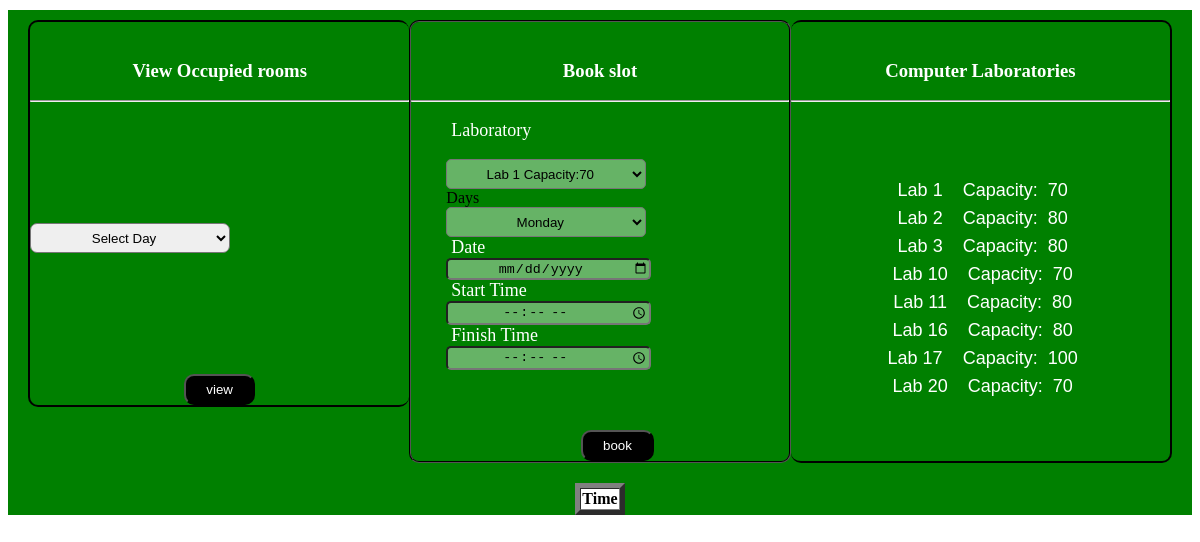
/student/bookSlot.php, run on the app's committed database.
### tables this page shows
CREATE TABLE `lab_room` (
  `room_id` int(11) NOT NULL,
  `capacity` int(11) NOT NULL,
  `labName` varchar(10) DEFAULT NULL
);

### student/bookSlot.php (the view, shortened to what this page needs)
<?php
require_once "../connect.php";
?>
<!DOCTYPE html>
<html lang="en">
<head>
</head>
<body>
    <div class="slotsMain">
        <div class="slots-form">
        <form action="" method="post">
             <div class="view--rooms">
                        <div class="header"><h3>View Occupied rooms</h3>
                        <hr>
                    </div>
                        <div class="days">
                               <select name="days" id="days">
                               <option value="">Select Day</option>
                               </select>
                      </div>
                           <div class="bookBtn">
                            <button type="submit" name="view">view</button>
                          </div>
                          </div>
    </form>
    <form action="" method="post">
            <div class="book--slot">
                             <div class="header">
                             <h3>Book slot</h3>
                      <hr>
                             </div>
                      <div class="slots">
                             <div class="room">
                                   <p> Laboratory</p>
                                    <select name="room" class="lab_room" id="">
                                    <?php
                                    $sql=("SELECT labName, capacity FROM lab_room");
                                    $dep= mysqli_query($conn,$sql);
                                    while($dp=mysqli_fetch_array($dep)){
                                        $dp_id=$dp[0];
                                        echo "<option value='$dp_id'>".$dp[0]." "."Capacity:".$dp[1]."</option>";
                                        }
                                        ?>
                                    </select>
                                    </div>
                                    <div class="days"> Days<br>
                               <select name="days" id="days">
                                   <option value="Monday">Monday</option>
                               </select>
                           </div>
                         <div class="name content">
                            <label for="date">Date</label><br>
                                <input type="date" name="date" id="date" required>
                            </div>
                          <div class="name content">
                            <label for="start_time">Start Time</label><br>
                                <input type="time" name="start_time" id="start_time" required>
                            </div>
                            <div class="name content">
                                <label for="finish_time">Finish Time</label><br>
                                <input type="time" name="finish_time" id="finish_time" required>
                            </div>
                <div class="bookBtn">
                    <button type="submit" name="book">book</button>
                </div>
                </div>
             </div>
            </form>
            <div class="available-rooms">
                <div class="header">
                    <h3>Computer Laboratories</h3>
                    <hr>
                </div>
                <div class="rooms">
                  <?php
$sql= "SELECT * FROM lab_room";
$result= mysqli_query($conn,$sql);
if(mysqli_num_rows($result)>0){
    while($row = mysqli_fetch_assoc($result)){
        ?>
 <div class="">
    <input type="text" name="labName" disabled value="<?php echo "  ".$row['labName']."   "." Capacity:  ".$row['capacity']; ?>" id="programID" >
</div>
        <?php
    }
}
                  ?>
            </div>
            </div>
            </div>
<div class="occcupied">
<table border="5" bgcolor="white" cellspacing="0" align="center">
        <tr>
            <th>Time</th>
        </tr>
</table>
</div>
</div>
</body>
</html>

### student/bookSlot.php (style rules this page uses)
.slotsMain { background-color: green; }
.slots-form { margin: 10px; background-color: green; display: grid; grid-template-columns: 1fr 1fr 1fr; padding: 10px; }
.bookBtn { align-items: center; justify-content: center; margin-top: 60px; text-align: center; }
.bookBtn button { background-color: black; color: white; border-radius: 10px; padding: 6px 20px; }
.slots-form select { height: 30px; }
.book--slot { border: black groove 2px ; justify-content: center; align-items: center; border-radius: 10px; padding-top: 19px; }
.book--slot select,input { width: 200px; border-radius: 5px; background-color: rgba(255, 255, 255, 0.4); color: black; text-align: center; }
.book--slot label,p { margin-left: 5px; color: white; font-size: large; }
.slots { padding: 0px 0 0px 35px; }
.book--slot h3 { text-align: center; color: white; }
.view--rooms { display: grid; grid-template-rows: 2fr 1fr 1fr; padding-top: 19px; }
.view--rooms h3 { color: white; text-align: center; }
.view--rooms select { width: 200px; border-radius: 7px; text-align: center; }
.view--rooms { border-bottom: black solid 2px; border-left: black solid 2px; border-top: black solid 2px; border-radius: 10px; }
.available-rooms { display: grid; border-bottom: black solid 2px; border-right: black solid 2px; border-top: black solid 2px; padding-top: 19px; border-radius: 10px; }
.rooms { padding: 0 0 0 35px; }
.rooms input { margin-top: 5px; color: white; font-size: large; background-color: green; border-style: none; width: 300px; text-transform: capitalize; }
.available-rooms h3 { color: white; text-align: center; }
table { background-color: white; }

### data on the page
lab_room: labName "Lab 1 Capacity: 70"
lab_room: labName "Lab 2 Capacity: 80"
lab_room: labName "Lab 3 Capacity: 80"
lab_room: labName "Lab 10 Capacity: 70"
lab_room: labName "Lab 11 Capacity: 80"
lab_room: labName "Lab 16 Capacity: 80"
lab_room: labName "Lab 17 Capacity: 100"
lab_room: labName "Lab 20 Capacity: 70"

### other printed values
form field room "Lab 1 Capacity:70"
